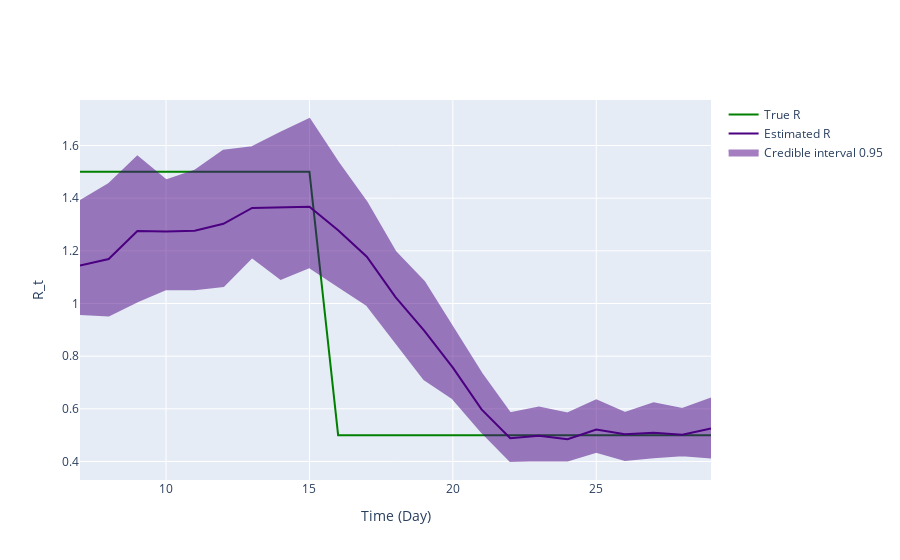

Notebook code for this chart:
### Markdown cell above
## Inference plot using class method results

### Code cell
fig = ReproductionNumberPlot()

fig.add_ground_truth_rt(ground_truth)
fig.add_interval_rt(new_intervals)

fig.update_labels(time_label='Time (Day)', r_label='R_t')

fig.show_figure()

### Figure 1 — Plotly figure (JSON) as saved in the notebook; plotly's stock layout.template omitted (floating-point values rounded to 4 significant figures)
{"data": [{"line": {"color": "green"}, "mode": "lines", "name": "True R", "type": "scatter", "x": [7, 8, 9, 10, 11, 12, 13, 14, 15, 16, 17, 18, 19, 20, 21, 22, 23, 24, 25, 26, 27, 28, 29], "y": [1.5, 1.5, 1.5, 1.5, 1.5, 1.5, 1.5, 1.5, 1.5, 0.5, 0.5, 0.5, 0.5, 0.5, 0.5, 0.5, 0.5, 0.5, 0.5, 0.5, 0.5, 0.5, 0.5]}, {"line": {"color": "indigo"}, "mode": "lines", "name": "Estimated R", "type": "scatter", "x": [7, 8, 9, 10, 11, 12, 13, 14, 15, 16, 17, 18, 19, 20, 21, 22, 23, 24, 25, 26, 27, 28, 29], "y": [1.144, 1.169, 1.275, 1.273, 1.276, 1.303, 1.363, 1.366, 1.368, 1.278, 1.178, 1.024, 0.8969, 0.7566, 0.598, 0.4885, 0.498, 0.4847, 0.5213, 0.5032, 0.509, 0.5013, 0.5253]}, {"fill": "toself", "fillcolor": "indigo", "line": {"color": "indigo"}, "mode": "lines", "name": "Credible interval 0.95", "opacity": 0.5, "type": "scatter", "x": [7, 8, 9, 10, 11, 12, 13, 14, 15, 16, 17, 18, 19, 20, 21, 22, 23, 24, 25, 26, 27, 28, 29, 29, 28, 27, 26, 25, 24, 23, 22, 21, 20, 19, 18, 17, 16, 15, 14, 13, 12, 11, 10, 9, 8, 7], "y": [1.388, 1.453, 1.558, 1.468, 1.504, 1.58, 1.593, 1.649, 1.701, 1.535, 1.383, 1.196, 1.083, 0.9063, 0.734, 0.5829, 0.6048, 0.5827, 0.6322, 0.5841, 0.6207, 0.5993, 0.6394, 0.4155, 0.4236, 0.416, 0.4053, 0.4363, 0.4033, 0.4048, 0.4018, 0.5129, 0.6392, 0.7127, 0.853, 0.9943, 1.066, 1.138, 1.094, 1.176, 1.066, 1.054, 1.055, 1.008, 0.9543, 0.9597]}], "layout": {"hovermode": "x unified", "xaxis": {"title": {"text": "Time (Day)"}}, "yaxis": {"title": {"text": "R_t"}}}}
